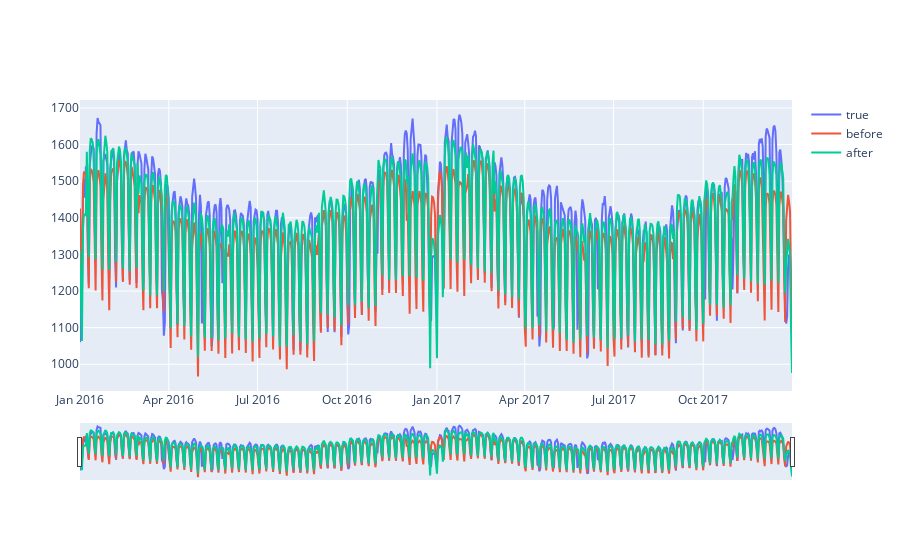

Notebook cell for this chart:
### Code cell
fig= go.Figure([go.Scatter(name='true', x= df_test['Date'],y=df_test['Consumption'])])
fig.add_trace(go.Scatter(name='before', x=df_test['Date'], y= df_test['y pred']))
fig.add_trace(go.Scatter(name='after', x=df_test['Date'], y= df_test['y pred2']))
fig.update_xaxes(rangeslider_visible=True)
fig.show()

### Figure 1 — Plotly figure (JSON) as saved in the notebook; plotly's stock layout.template omitted (floating-point values rounded to 4 significant figures; data arrays with more than 128 entries replaced by an {"elided": "..."} marker saying what was removed)
{"data": [{"name": "true", "type": "scatter", "x": {"elided": "731 str values"}, "y": {"elided": "731 float values"}}, {"name": "before", "type": "scatter", "x": {"elided": "731 str values"}, "y": {"elided": "731 float values"}}, {"name": "after", "type": "scatter", "x": {"elided": "731 str values"}, "y": {"elided": "731 float values"}}], "layout": {"xaxis": {"rangeslider": {"visible": true}}}}
